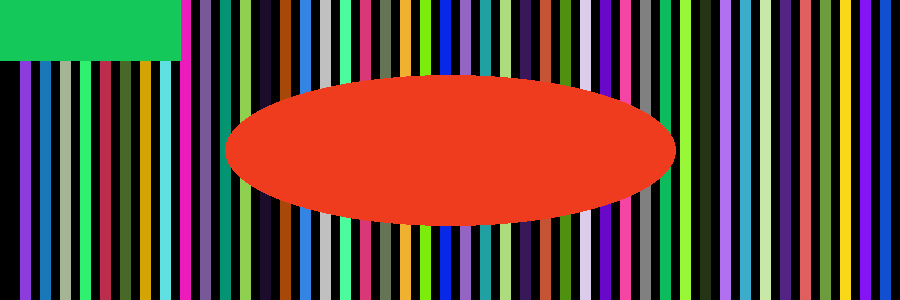
#> input picture clip-fixtures/images/pano.png, 900 x 300 px
$ python -i ref_image.py   (imports and definitions only)
#> lines starting #> are read from the running program, lines starting #| are printed output that depends on the picture
"""La chaine de preparation officielle de CLIP, en PIL + numpy."""
import json, sys, numpy as np
from PIL import Image

MEAN = np.array([0.48145466, 0.4578275, 0.40821073], dtype=np.float64)
STD  = np.array([0.26862954, 0.26130258, 0.27577711], dtype=np.float64)
N = 224

def transform(path):
#> called with path = 'images/pano.png'
    im = Image.open(path)
#> im is the input picture: PIL image 900x300 RGB; mean R, G, B 99.2, 72.2, 61.8
    # Resize(224) de torchvision : le plus PETIT cote est ramene a 224.
    w, h = im.size
#> w = 900; h = 300
    if w < h:
        nw, nh = N, round(h * N / w)
    else:
        nw, nh = round(w * N / h), N
#> nw = 672; nh = 224
    im = im.resize((nw, nh), Image.BICUBIC)
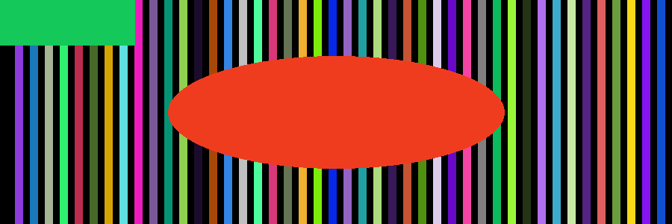
#> im: PIL image 672x224 RGB; mean R, G, B 99.6, 72.6, 62.3
    # CenterCrop(224)
    left, top = (nw - N) // 2, (nh - N) // 2
#> left = 224; top = 0
    im = im.crop((left, top, left + N, top + N)).convert('RGB')
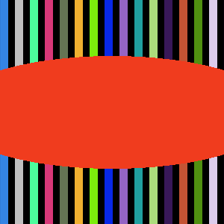
#> im: PIL image 224x224 RGB; mean R, G, B 149.3, 70.4, 53
    a = np.asarray(im, dtype=np.float64) / 255.0      # H W C
    a = (a - MEAN) / STD
    return a.transpose(2, 0, 1).reshape(-1)            # C H W

out = {}
# [4 lines not run here, left out]

>>> result = transform('images/pano.png')

$ run again, on clip-fixtures/images/portrait.png
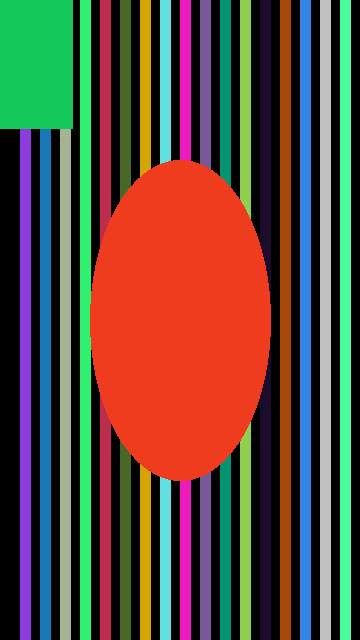
#> input picture clip-fixtures/images/portrait.png, 360 x 640 px
#> in transform, im is the input picture: PIL image 360x640 RGB; mean R, G, B 92.3, 73.8, 60.3
#> in transform, `im = im.resize((nw, nh), Image.BICUBIC)`:
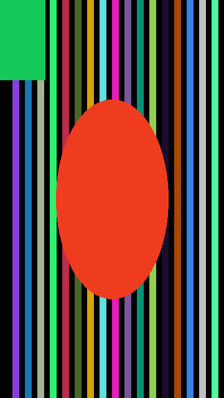
#> im: PIL image 224x398 RGB; mean R, G, B 92.7, 74.2, 60.8
#> in transform, `im = im.crop((left, top, left + N, top + N)).convert('RGB')`:
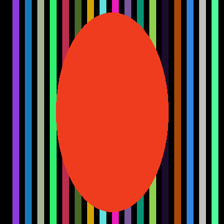
#> im: PIL image 224x224 RGB; mean R, G, B 119.8, 67.1, 55.5
